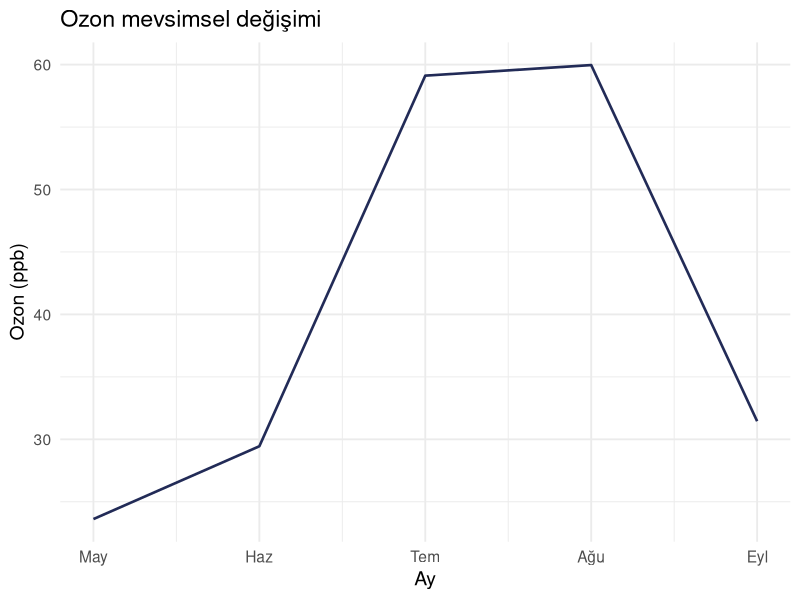

R code for this plot:
## ---- chunk 1
#| echo: false
mean(airquality$Ozone, na.rm = TRUE)
## ---- chunk 2
#| echo: true
mean(airquality$Ozone, na.rm = TRUE)
## ---- chunk 3
#| label: fig-ozon
#| fig-cap: "Aylık ortalama ozon seviyesi (airquality, 1973)"
#| fig-width: 8
#| fig-height: 4

library(ggplot2)
ozon <- aggregate(Ozone ~ Month, airquality, mean, na.rm = TRUE)
ggplot(ozon, aes(Month, Ozone)) +
  geom_line(color = "#222B57", linewidth = 0.9) +
  scale_x_continuous(breaks = 5:9, labels = c("May", "Haz", "Tem", "Ağu", "Eyl")) +
  labs(x = "Ay", y = "Ozon (ppb)", title = "Ozon mevsimsel değişimi") +
  theme_minimal(base_size = 14)
## ---- chunk 4
#| label: tbl-kable
#| echo: false
library(knitr)
ozon <- aggregate(Ozone ~ Month, data = airquality, FUN = mean, na.rm = TRUE)
names(ozon) <- c("Ay", "Ortalama ozon (ppb)")
kable(ozon, caption = "Aylık ortalama ozon seviyesi", align = "l")
## ---- chunk 5
#| echo: false
str(airquality)
## ---- chunk 6
#| echo: false
summary(airquality$Ozone)
